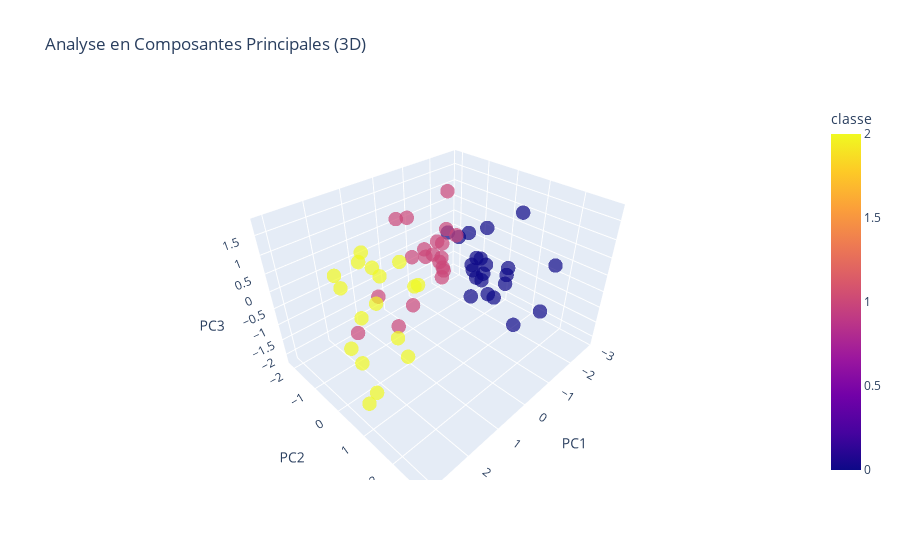

Notebook cell for this chart:
### Markdown cell above
## a)
Avec la matrice de corrélation (heatmap) on remarque qu'il y a une forte corrélation entre "attribut1" et "attribut3" (corrélation de -0.89) et entre "attribut1" et "attribut4" (corrélation de -0.62) et entre "attribut2", "attribut3" et "attribut4" on a quand même une certaine corrélation (-0.24, -0.26 et -0.37) ce qui montre que globalement les attribtus sont corrélés et c'est un bon indicateur pour savoir si l'utilisation de l'ACP est judicieuse.

De plus, la présence de corrélation signifie que les variables ne sont pas indépendantes et qu'elles portent une part importante de redondance informationnelle (important pour la suite et la calcul de distance ou l'execution du KNN).

Il est donc bien d'appliquer ici l'ACP. Ainsi en projetant les données sur de nouveaux axes orthogonaux, l'ACP permet d'éliminer les corrélations entre variables et de concentrer l'essentiel de la variance sur un nombre réduit de dimensions (et faire baisser la dimension et par conséquent la puissance de calcul nécessaire aux algorithmes dans la partie 3).

Les relations de corrélation ne sont pas identiques pour les trois classes. Les graphes qui suivent montre que chaque classe possède sa propre structure de covariance (orientation et étalement du nuage de points).

### Code cell
data_crop = data[['attribut1', 'attribut2', 'attribut3', 'attribut4']].values

data_crop_scaled = StandardScaler().fit_transform(data_crop)
# data_crop_scaled =  data_crop

pca_2 = PCA(n_components=2)
pca_2 = pca_2.fit_transform(data_crop_scaled)
df_pca_2 = pd.DataFrame(data=pca_2, columns=['PC1', 'PC2'])
df_pca_2['classe'] = data['classe'].values

pca_3 = PCA(n_components=3)
pca_3 = pca_3.fit_transform(data_crop_scaled)
df_pca_3 = pd.DataFrame(data=pca_3, columns=['PC1', 'PC2', 'PC3'])
df_pca_3['classe'] = data['classe']

sns.scatterplot(x='PC1', y='PC2', data=df_pca_2, hue='classe')
plt.title('Analyse en Composantes Principales (2D)')
plt.xlabel('Composante Principale 1')
plt.ylabel('Composante Principale 2')
plt.grid(True)
plt.show()

fig = px.scatter_3d(df_pca_3, x='PC1', y='PC2', z='PC3', color='classe', title='Analyse en Composantes Principales (3D)', opacity=0.7)
fig.update_traces(marker=dict(size=5))
fig.show()

### Figure 1 — Plotly figure (JSON) as saved in the notebook; plotly's stock layout.template omitted (floating-point values rounded to 4 significant figures)
{"data": [{"hovertemplate": "PC1=%{x}<br>PC2=%{y}<br>PC3=%{z}<br>classe=%{marker.color}<extra></extra>", "legendgroup": "", "marker": {"color": [0, 0, 0, 0, 0, 0, 0, 0, 0, 0, 0, 0, 0, 0, 0, 0, 0, 0, 0, 0, 0, 0, 1, 1, 1, 1, 1, 1, 1, 1, 1, 1, 1, 1, 1, 1, 1, 1, 1, 1, 1, 1, 2, 2, 2, 2, 2, 2, 2, 2, 2, 2, 2, 2, 2, 2, 2, 2, 2], "coloraxis": "coloraxis", "opacity": 0.7, "size": 5, "symbol": "circle"}, "mode": "markers", "name": "", "scene": "scene", "showlegend": false, "type": "scatter3d", "x": [-0.6989, -1.472, -2.661, -2.833, -1.278, -0.827, -2.233, -0.6398, -0.3112, -0.0286, -0.9249, -0.9355, -1.306, -2.056, -2.838, -1.156, -0.8321, -0.05184, -1.115, -1.415, -2.5, -2.046, 0.1351, -0.9397, -0.6482, 0.8516, 0.2555, 0.0004256, -0.4352, 2.176, 1.642, 0.5367, -1.789, -0.3885, 0.1517, -1.056, 0.108, -0.3808, 0.3333, -0.3617, -0.525, -0.6463, 1.453, 1.332, 1.743, 2.233, 2.221, 3.075, 2.584, 1.021, 0.7839, 1.18, 2.874, 2.143, 1.832, 1.256, 2.782, 1.83, 0.7985], "y": [2.802, 0.3555, 0.5344, 0.07319, 1.549, -0.04944, -0.7826, 1.668, 2.832, 1.253, 0.6818, 0.3651, 0.4142, 0.2505, 0.0447, 0.5751, -0.4412, 1.598, 0.02787, -0.09452, -0.6876, -0.4694, 0.378, -0.5654, -0.4389, -1.359, 0.4392, 0.099, -0.106, -0.4442, 0.441, 0.1571, -1.036, -0.2226, -0.7339, -0.8676, -0.2774, -1.494, -0.5646, -0.5081, -2.136, -0.641, -1.186, -1.211, -0.2039, 1.152, -0.1383, 1.094, -0.1568, -0.1639, 0.1815, 0.5104, 1.123, 1.331, -1.751, -0.9279, 0.5556, -1.537, -1.292], "z": [1.238, -0.1697, 0.9926, -1.26, -1.414, 0.754, -2.18, 0.6922, 0.2698, 0.5258, -0.2472, -0.09345, -0.3463, -1.602, -1.594, 1.117, 0.7298, 0.228, 0.789, -0.3461, -0.8693, -0.5626, 0.3914, 1.78, -0.2455, -0.9002, 0.2862, 0.4522, 1.1, -0.809, -0.3977, 1.045, 0.05569, 0.2662, 0.2923, 0.1512, 0.4794, 0.9341, -1.038, 0.2481, 0.6191, 0.4626, 0.5173, 0.7216, -0.04358, 0.05499, -0.1642, -1.298, -0.8588, 0.7819, 0.1973, 0.5104, -1.095, -0.4046, 0.03882, 0.3857, -0.6896, -0.2327, -0.2458]}], "layout": {"coloraxis": {"colorbar": {"title": {"text": "classe"}}, "colorscale": [[0, "#0d0887"], [0.1111, "#46039f"], [0.2222, "#7201a8"], [0.3333, "#9c179e"], [0.4444, "#bd3786"], [0.5556, "#d8576b"], [0.6667, "#ed7953"], [0.7778, "#fb9f3a"], [0.8889, "#fdca26"], [1, "#f0f921"]]}, "legend": {"tracegroupgap": 0}, "scene": {"domain": {"x": [0, 1], "y": [0, 1]}, "xaxis": {"title": {"text": "PC1"}}, "yaxis": {"title": {"text": "PC2"}}, "zaxis": {"title": {"text": "PC3"}}}, "title": {"text": "Analyse en Composantes Principales (3D)"}}}
